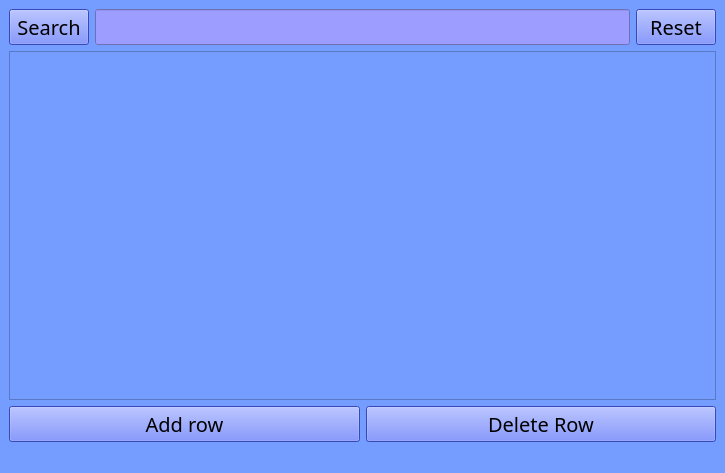
<?xml version="1.0" encoding="UTF-8"?>
<ui version="4.0">
 <class>MainWindow</class>
 <widget class="QMainWindow" name="MainWindow">
  <property name="geometry">
   <rect>
    <x>0</x>
    <y>0</y>
    <width>725</width>
    <height>473</height>
   </rect>
  </property>
  <property name="windowTitle">
   <string>MainWindow</string>
  </property>
  <property name="styleSheet">
   <string notr="true">background-color: rgb(117, 157, 255);</string>
  </property>
  <widget class="QWidget" name="centralwidget">
   <layout class="QVBoxLayout" name="verticalLayout">
    <item>
     <layout class="QHBoxLayout" name="horizontalLayout_3">
      <item>
       <widget class="QPushButton" name="searchButton">
        <property name="font">
         <font>
          <family>Optima</family>
          <pointsize>15</pointsize>
         </font>
        </property>
        <property name="cursor">
         <cursorShape>PointingHandCursor</cursorShape>
        </property>
        <property name="styleSheet">
         <string notr="true">background-color: rgb(76, 102, 255)</string>
        </property>
        <property name="text">
         <string>Search</string>
        </property>
       </widget>
      </item>
      <item>
       <widget class="QLineEdit" name="searchLine">
        <property name="font">
         <font>
          <family>Rockwell</family>
          <pointsize>15</pointsize>
         </font>
        </property>
        <property name="styleSheet">
         <string notr="true">background-color: rgb(156, 157, 255)</string>
        </property>
       </widget>
      </item>
      <item>
       <widget class="QPushButton" name="resetButton">
        <property name="font">
         <font>
          <family>Optima</family>
          <pointsize>15</pointsize>
         </font>
        </property>
        <property name="cursor">
         <cursorShape>PointingHandCursor</cursorShape>
        </property>
        <property name="styleSheet">
         <string notr="true">background-color: rgb(76, 102, 255)</string>
        </property>
        <property name="text">
         <string>Reset</string>
        </property>
       </widget>
      </item>
     </layout>
    </item>
    <item>
     <layout class="QHBoxLayout" name="horizontalLayout">
      <item>
       <widget class="QTableView" name="tableView">
        <property name="sizePolicy">
         <sizepolicy hsizetype="Expanding" vsizetype="Expanding">
          <horstretch>0</horstretch>
          <verstretch>0</verstretch>
         </sizepolicy>
        </property>
       </widget>
      </item>
     </layout>
    </item>
    <item>
     <layout class="QHBoxLayout" name="horizontalLayout_2">
      <item>
       <widget class="QPushButton" name="addRow">
        <property name="font">
         <font>
          <family>Optima</family>
          <pointsize>15</pointsize>
         </font>
        </property>
        <property name="cursor">
         <cursorShape>PointingHandCursor</cursorShape>
        </property>
        <property name="styleSheet">
         <string notr="true">background-color: rgb(76, 102, 255)</string>
        </property>
        <property name="text">
         <string>Add row</string>
        </property>
       </widget>
      </item>
      <item>
       <widget class="QPushButton" name="deletRow">
        <property name="font">
         <font>
          <family>Optima</family>
          <pointsize>15</pointsize>
         </font>
        </property>
        <property name="cursor">
         <cursorShape>PointingHandCursor</cursorShape>
        </property>
        <property name="styleSheet">
         <string notr="true">background-color: rgb(76, 102, 255)</string>
        </property>
        <property name="text">
         <string>Delete Row</string>
        </property>
       </widget>
      </item>
     </layout>
    </item>
   </layout>
  </widget>
  <widget class="QMenuBar" name="menubar">
   <property name="geometry">
    <rect>
     <x>0</x>
     <y>0</y>
     <width>725</width>
     <height>24</height>
    </rect>
   </property>
  </widget>
  <widget class="QStatusBar" name="statusbar"/>
 </widget>
 <resources/>
 <connections/>
</ui>
